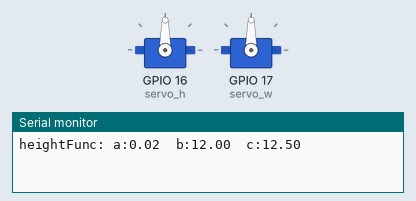
Simulated run of this program. Board: ESP32. Parts: 2 × servo, the last lines printed to the serial monitor. Random numbers use the default seed unless the program sets one.

Above: at 0.0 s.
At 4.24 s:
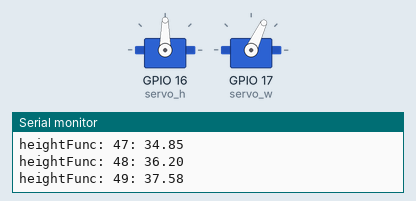
At 17.3 s:
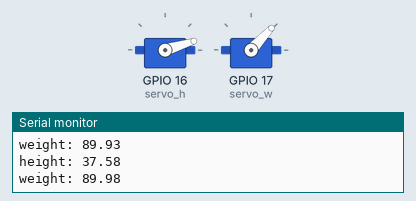
At 36.2 s:
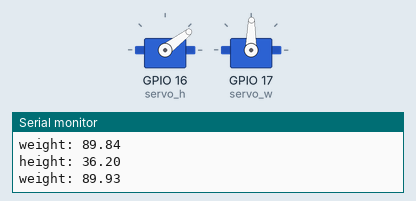
Timing chart, 0 to 40.0 s (numbered marks = the images above):
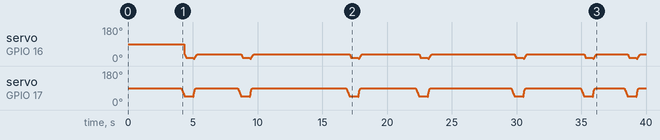

The program:

main.cpp
```cpp
#include <Arduino.h>
#include <ESP32Servo.h>
#include <math.h>
#include <vector>

int APin = 13;
Servo servo_h;
Servo servo_w;
int freq = 1000;
const double start_delay = 3.0;
const float end_delay = 12.0;
const float height_start = 15;
const float height_min =12;
const float height_max = 130;
const float weight_max = 90;
const float weight_min = 45;
const int step = 50;

std::vector<float> delay_vector;
std::vector<float> height_vector;
std::vector<float> weight_vector;

void delayfunc(std::vector<float> &deltas,float start = 5, float end = 12, int stepnum = 70)
{
  //float b = end;
  //float a = (start - b) / pow(stepnum, 2);

  for (int i = 0; i < stepnum; i += 1)
  {
    deltas.push_back(0.015 * pow(i-18, 2)+  start);
  }
}

void heightFunc(std::vector<float> &deltas,float start = 13, float end = 30,float min=4, int stepnum = 20)
{
  // y = 0.065*x*x+4
  double b = min;
  double c = (double)stepnum/4.0;
  double a = (start - b) / pow(c, 2);

  Serial.print("heightFunc: a:");
  Serial.print(a);
  Serial.print("  b:");
  Serial.print(b);
  Serial.print("  c:");
  Serial.println(c);


  for (int i = 0; i < stepnum; i += 1)
  {
    double _r=a * pow((i-c), 2) + b;
    deltas.push_back(_r);
    Serial.print("heightFunc: ");
    Serial.print(i);
    Serial.print(": ");
    Serial.println(deltas[i]);
  }
}

void weightFunc(std::vector<float> &deltas,float start = 50, float end = 95, int stepnum = 50)
{
  float b = end;
  float c = stepnum;
  float a = (start - b) / pow(c, 2);
  for (int i = 0; i < stepnum; i += 1)
  {
    deltas.push_back(a * pow((i-c), 2) + b);
  }
}

void setup()
{
  // Allow allocation of all timers
  ESP32PWM::allocateTimer(0);
  ESP32PWM::allocateTimer(1);
  ESP32PWM::allocateTimer(2);
  ESP32PWM::allocateTimer(3);
  Serial.begin(115200);

  servo_h.attach(16);
  servo_w.attach(17);

  delayfunc(delay_vector,start_delay, end_delay, step);
  heightFunc(height_vector,height_start, height_max,height_min, step);
  weightFunc(weight_vector,weight_min, weight_max, step);
  delay(1000);
}
void loop()
{
  int rand_val = random(2, 8);
  delay(rand_val * 1000);

  //Serial.println(rand_val);

  for(int i = weight_vector[step-1]; i > weight_vector[0]; i-=2)
  {
     servo_w.write(i);
     delay(12);
  }

  for(int i=height_vector[step-1];i>height_vector[0];i-=2)
  {
    servo_h.write(i);
    delay(12);
  }
  delay(50);
  servo_w.release();
  servo_h.release();
  delay(500);

  for (int i = 0; i < step; i++)
  {
    servo_w.write(weight_vector[i]);
    servo_h.write(height_vector[i]);
    delay(delay_vector[i]);
    //Serial.print("delay:  ");
    //Serial.println(delay_vector[i]);
    Serial.print("height: ");
    Serial.println(height_vector[i]);
    Serial.print("weight: ");
    Serial.println(weight_vector[i]);
    //Serial.println("***********");
  }
  delay(100);
  servo_w.release();
  servo_h.release();

}
```
